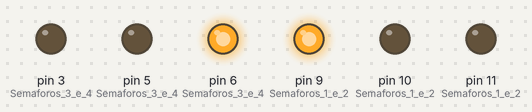
A sketch run on a simulated Arduino Uno, built with avr-gcc and run on an emulated ATmega328P. Shown: output pins drawn as LEDs (lit = HIGH).

Above: at 2.5 s.
At 5.02 s:
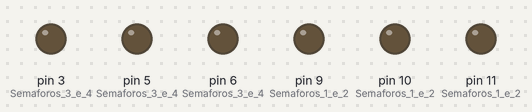
At 9.6 s:
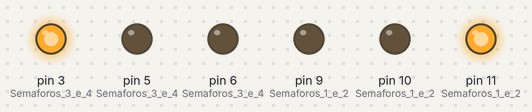
At 13.1 s:
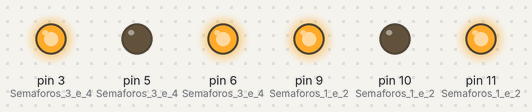
Timing chart, 0 to 18.5 s (numbered marks = the images above):
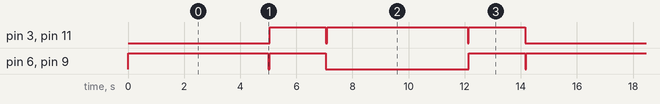

The sketch:

code.ino
```cpp
/*
Developer: Pedro José Duarte (Novikov) Borges
Project: RGB Semaphor
Some names and comments may be done in portuguese
*/

int tempoVerdeVermelho = 5000;
int tempoAmarelo = 2000;
int delayTrocaDeCor = 50;

void setup()
{
  pinMode(9, OUTPUT); //Semaforos 1 e 2: Vermelho
  pinMode(10, OUTPUT);  //Semaforos 1 e 2: Azul
  pinMode(11, OUTPUT); //Semaforos 1 e 2: Verde
  pinMode(3, OUTPUT); //Semaforos 3 e 4: Vermelho
  pinMode(5, OUTPUT); //Semaforos 3 e 4: Azul
  pinMode(6, OUTPUT); //Semaforos 3 e 4: Verde
}


void loop()
{

  digitalWrite(9, HIGH);
  digitalWrite(6, HIGH);
  digitalWrite(13, HIGH);
  digitalWrite(1, HIGH);
  delay (tempoVerdeVermelho);
  digitalWrite(9, LOW);
  digitalWrite(6, LOW);
  digitalWrite(1, LOW);
  delay (delayTrocaDeCor);

  analogWrite(9, 255);
  analogWrite(11, 255);
  analogWrite(3, 255);
  analogWrite(6, 255);
  digitalWrite(2, HIGH);
  delay (tempoAmarelo);
  analogWrite(9, 0);
  analogWrite(11, 0);
  analogWrite(3, 0);
  analogWrite(6, 0);
  digitalWrite(13, LOW);
  delay (delayTrocaDeCor);


  digitalWrite(12, HIGH);
  digitalWrite(11, HIGH);
  digitalWrite(3, HIGH);
  delay(tempoVerdeVermelho);
  digitalWrite(11, LOW);
  digitalWrite(3, LOW);
  digitalWrite(12, LOW);
  delay (delayTrocaDeCor);

  analogWrite(9, 255);
  analogWrite(11, 255);
  analogWrite(3, 255);
  analogWrite(6, 255);
  digitalWrite(13, HIGH);
  delay (tempoAmarelo);
  analogWrite(9, 0);
  analogWrite(11, 0);
  analogWrite(3, 0);
  analogWrite(6, 0);
  digitalWrite(2, LOW);
  delay (delayTrocaDeCor);

}
```

Measured:
- by itself, pin 6 (Semaforos_3_e_4), pin 9 (Semaforos_1_e_2): repeats every 14.2 s: LOW 0.05 s, HIGH 2.0 s, LOW 5.1 s, HIGH 2.0 s, LOW 0.05 s, HIGH 5.0 s
- by itself, pin 3 (Semaforos_3_e_4), pin 11 (Semaforos_1_e_2): repeats every 14.2 s: LOW 0.05 s, HIGH 5.0 s, LOW 0.05 s, HIGH 2.0 s, LOW 5.1 s, HIGH 2.0 s
- by itself, everything shown: repeats every 14.2 s, in 8 steps
